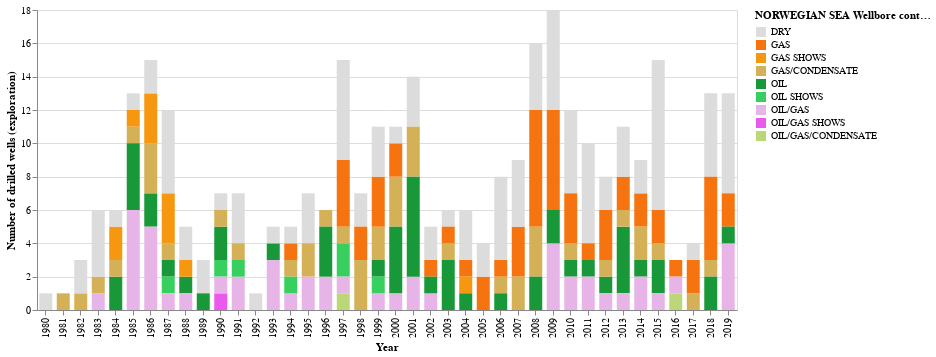

The cell this chart's notebook holds for it:
### Code cell
chart_region('NORWEGIAN SEA')

### Figure 1 — Vega-Lite specification as saved in the notebook (floating-point values rounded to 4 significant figures; data arrays with more than 128 entries replaced by an {"elided": "..."} marker saying what was removed)
{"$schema": "https://vega.github.io/schema/vega-lite/v3.4.0.json", "config": {"mark": {"tooltip": null}, "view": {"height": 300, "width": 400}}, "data": {"name": "data-5aaa5801416e7c804c7f9c3a6b276fb7"}, "datasets": {"data-5aaa5801416e7c804c7f9c3a6b276fb7": {"elided": "331 records"}}, "encoding": {"color": {"field": "wlbContent", "legend": {"title": "NORWEGIAN SEA Wellbore content"}, "scale": {"domain": ["DRY", "GAS", "GAS SHOWS", "GAS/CONDENSATE", "OIL", "OIL SHOWS", "OIL/GAS", "OIL/GAS SHOWS", "OIL/GAS/CONDENSATE"], "range": ["#DCDCDC", "#F5740F", "#F5970F", "#D4B057", "#189839", "#37D05E", "#E7B4E8", "#EB58EE", "#BBD878"]}, "type": "nominal"}, "x": {"axis": {"title": "Year"}, "field": "wlbEntryYear", "type": "nominal"}, "y": {"aggregate": "count", "axis": {"title": "Number of drilled wells (exploration)"}, "type": "quantitative"}}, "height": 300, "mark": {"size": 13, "type": "bar"}, "width": 700}
